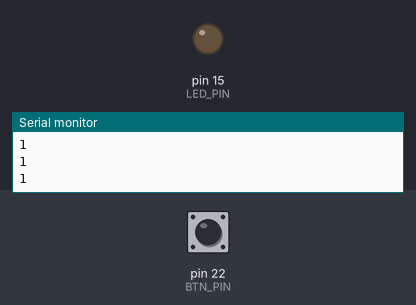
Simulated run of this sketch. Board: Arduino Mega 2560, built with avr-gcc and run on an emulated ATmega2560. Parts: output pins drawn as LEDs (lit = HIGH), the last lines printed to the serial monitor. Inputs (shaded band) come from the test bench; at power-on: pin 22 (BTN_PIN) HIGH.

Above: at 1.2 s.
1.3 s: pin 22 (BTN_PIN) pulled LOW for 0.15 s
At 2.4 s:
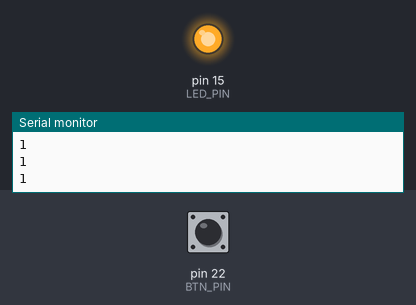
2.9 s: pin 22 (BTN_PIN) pulled LOW for 1 s
At 3.7 s:
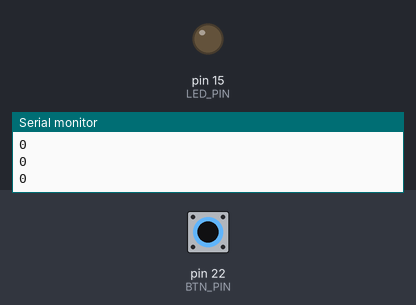
5.4 s: pin 22 (BTN_PIN) pulled LOW for 3.2 s
At 5.7 s:
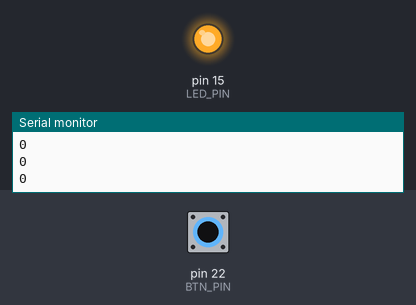
Timing chart, 0 to 8.4 s (numbered marks = the images above; inputs shaded):
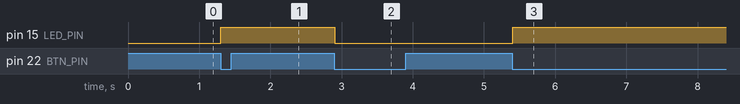

The sketch:

button.ino
```cpp
#define BTN_PIN 22
#define LED_PIN 15
int btn_prev;
int v = 0;
void setup() {
  pinMode(BTN_PIN, INPUT_PULLUP);
  pinMode(LED_PIN, OUTPUT);
  btn_prev = digitalRead(BTN_PIN);
  Serial.begin(115200);
}

void loop() {
  int a = digitalRead(BTN_PIN);
  Serial.println(a);

  if (a == LOW && btn_prev == HIGH) {
    check();
  }
  btn_prev = a;
  delay(100);
}

void check(){
  if (v == 1){
    digitalWrite(LED_PIN, LOW);
    v = 0;
  }
  else if (v == 0){
    digitalWrite(LED_PIN, HIGH);
    v = 1;
  }
}
```

Measured:
- after the input at 1.3 s, pin 15 (LED_PIN): LOW → HIGH at once
- after the input at 2.9 s, pin 15 (LED_PIN): HIGH → LOW at once
- after the input at 5.4 s, pin 15 (LED_PIN): LOW → HIGH at once
